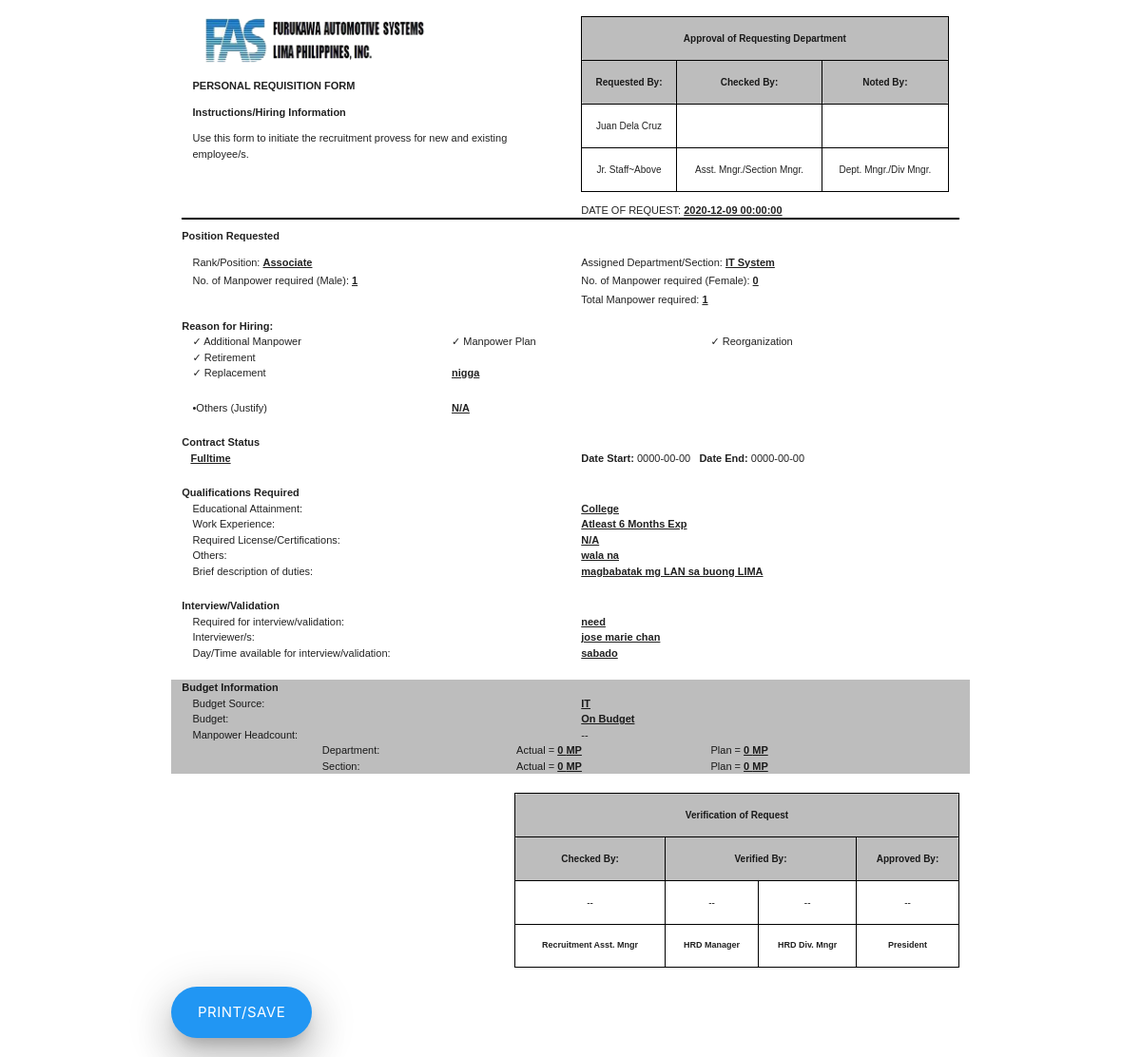
/Forms/preview_prf.php?id=45, run on the app's committed database.
### tables this page shows
CREATE TABLE `tb_request_mp` (
  `id` int(14) NOT NULL,
  `requestor` varchar(500) DEFAULT NULL,
  `requestor_email` varchar(1000) NOT NULL,
  `requesting_position` varchar(200) DEFAULT NULL,
  `assigned_dept` varchar(200) DEFAULT NULL,
  `female_num_mp` int(14) DEFAULT NULL,
  `male_num_mp` int(14) DEFAULT NULL,
  `total_mp` int(14) DEFAULT NULL,
  `contract_status` varchar(500) NOT NULL,
  `date_start` date NOT NULL,
  `date_end` date NOT NULL,
  `education` varchar(1000) NOT NULL,
  `required_license` varchar(1000) NOT NULL,
  `work_exp` varchar(1000) NOT NULL,
  `other_qualification` varchar(1000) NOT NULL,
  `job_duties` varchar(2000) NOT NULL,
  `interview_need` varchar(300) NOT NULL,
  `interviewers` varchar(1000) NOT NULL,
  `availability_for_interview` varchar(1000) NOT NULL,
  `additional_mp` varchar(20) NOT NULL,
  `mp_plan` varchar(20) NOT NULL,
  `reorganization` varchar(20) NOT NULL,
  `promotion` varchar(20) NOT NULL,
  `retirement` varchar(20) NOT NULL,
  `replacement` varchar(20) NOT NULL,
  `replacement_mp_name` varchar(2000) NOT NULL,
  `others` varchar(2000) NOT NULL,
  `budget_source` varchar(200) NOT NULL,
  `budget_status` varchar(200) NOT NULL,
  `actual_mp_dept` int(14) NOT NULL,
  `actual_mp_section` int(14) NOT NULL,
  `plan_mp_dept` int(14) NOT NULL,
  `plan_mp_section` int(14) NOT NULL,
  `approve_check_by` varchar(200) DEFAULT NULL,
  `approve_check_remarks` varchar(100) DEFAULT NULL,
  `approve_noted_by` varchar(200) DEFAULT NULL,
  `approve_noted_remarks` varchar(100) DEFAULT NULL,
  `approval_status` varchar(100) DEFAULT NULL,
  `verify_check_by` varchar(100) DEFAULT NULL,
  `verify_check_remarks` varchar(100) DEFAULT NULL,
  `verify_verifier_manager` varchar(100) DEFAULT NULL,
  `verify_verifier_manager_remarks` varchar(100) DEFAULT NULL,
  `verify_verifier_div_mgr` varchar(100) DEFAULT NULL,
  `verify_verifier_div_mgr_remarks` varchar(100) DEFAULT NULL,
  `cancel_remarks` varchar(1000) DEFAULT NULL,
  `step` varchar(2000) NOT NULL,
  `verification_status` varchar(100) DEFAULT NULL,
  `request_date` datetime NOT NULL
);

### Forms/preview_prf.php (the view, shortened to what this page needs)
<?php
    require_once '../php/Database.php';
    $id = $_GET['id'];
    if(empty($id)){
        echo '<script>window.close()</script>';
    }else{
        $query = "SELECT *FROM tb_request_mp WHERE id = '$id'";
        $stmt = $conn->prepare($query);
        $stmt->execute();
        foreach($stmt->fetchALL() as $x){
            $requestor = $x['requestor'];
            $position = $x['requesting_position'];
            $mp_male_required = $x['male_num_mp'];
            $mp_female_required = $x['female_num_mp'];
            $dept_section = $x['assigned_dept'];
            $contract_stat = $x['contract_status'];
            $educ = $x['education'];
            $work_exp = $x['work_exp'];
            $license = $x['required_license'];
            $other_quali = $x['other_qualification'];
            $duty = $x['job_duties'];
            $interview_req = $x['interview_need'];
            $interviewers = $x['interviewers'];
            $availability_interview = $x['availability_for_interview'];
            $request_date = $x['request_date'];
            $budget_source = $x['budget_source'];
            $budget_status = $x['budget_status'];
            $actual_dept = $x['actual_mp_dept'];
            $actual_section = $x['actual_mp_section'];
            $plan_mp_dept = $x['plan_mp_dept'];
            $plan_mp_section = $x['plan_mp_section'];
            $additional_mp = $x['additional_mp'];
            $mp_plan = $x['mp_plan'];
            $reorganization = $x['reorganization'];
            $retirement = $x['retirement'];
            $replacement = $x['replacement'];
            $replacement_name = $x['replacement_mp_name'];
            $other_reason = $x['others'];
            if($other_reason == ''){
                $other_reason = 'N/A';
            }
        }
    }
?>
<!DOCTYPE html>
<html lang="en">
<head>
    <link rel="stylesheet" href="../node_modules/materialize-css/dist/css/materialize.min.css">
</head>
<body>
    <div class="row container">
        <br>
        <div class="col s12">
            <div class="col s6">
            <img src="../Img/FAS.png" alt="FAS logo" width="250" height="50">
                <p><b>PERSONAL REQUISITION FORM</b></p>
                <b>Instructions/Hiring Information</b>
                <p>Use this form to initiate the recruitment provess for new and existing employee/s.</p>
            </div>
            <div class="col s6">
                <table class="centered" style="border:1.5px solid black;" cellpadding="0">
                    <tr style="border:1.5px solid black;" class="#bdbdbd grey lighten-1">
                        <td colspan="3" style="font-weight:bold;font-size:10px;">Approval of Requesting Department</td>
                    </tr>
                    <tr style="border:1.5px solid black;font-size:12px;" class="#bdbdbd grey lighten-1">
                        <td style="border:1.5px solid black;font-weight:bold;">Requested By:</td>
                        <td style="border:1.5px solid black;font-weight:bold;">Checked By:</td>
                        <td style="border:1.5px solid black;font-weight:bold;">Noted By:</td>
                    </tr>
                    <tr>
                        <td style="border:1.5px solid black;"><?=$requestor;?></td>
                        <td style="border:1.5px solid black;"></td>
                        <td style="border:1.5px solid black;"></td>
                    </tr>
                    <tr style="font-size:10px;">
                        <td style="border:1.5px solid black;">Jr. Staff~Above</td>
                        <td style="border:1.5px solid black;">Asst. Mngr./Section Mngr.</td>
                        <td style="border:1.5px solid black;">Dept. Mngr./Div Mngr.</td>
                    </tr>
                </table>
                <p>DATE OF REQUEST: <u><?=$request_date;?></u></p>
            </div>
        </div>
        <div class="col s12" style="margin-top:-2%;">
            <hr style="border:1px solid black;">
        </div>
        <div class="col s12">
            <b>Position Requested</b>
        </div>
        <div class="col s12">
            <div class="col s6">
                <p>Rank/Position: <u><?=$position;?></u></p>
                <p style="margin-top:-2%;">No. of Manpower required (Male): <u><?=$mp_male_required;?></u></p>
            </div>
            <div class="col s6">
                <p>Assigned Department/Section: <u><?=$dept_section;?></u></p>
                <p style="margin-top:-2%;">No. of Manpower required (Female): <u><?=$mp_female_required;?></u></p>
                <p style="margin-top:-2%;">Total Manpower required: <u><?=$mp_male_required + $mp_female_required;?></u></p>
            </div>
        </div>
        <div class="col s12"><b>Reason for Hiring:</b></div>
        <div class="col s12">
            <?php
                if($additional_mp == 1){
                    echo '<div class="col s4">&check; Additional Manpower</div>';
                }
                if($mp_plan == 1){
                    echo '<div class="col s4">&check; Manpower Plan</div>';
                }
                if($reorganization == 1){
                    echo '<div class="col s4">&check; Reorganization</div>';
                }
                if($retirement == 1){
                    echo '<div class="col s4">&check; Retirement</div>';
                }
                if($replacement == 1){
                    echo '<div class="row">';
                    echo '<div class="col s12">';
                    echo '<div class="col s4">&check; Replacement</div>';
                    echo '<div class="col s8"><u>'.$replacement_name.'</u></div>';
                    echo '</div>';
                    echo '</div>';
                }
            ?>
            <div class="row">
            <div class="col s12">
                <div class="col s4">&bullet;Others (Justify)</div>
                <div class="col s8"><u><?=$other_reason;?></u></div>
            </div>
            </div>
        </div>
        <div class="row">
            <div class="col s12"><b>Contract Status</b></div>
            <div class="col s6">
                &nbsp;&nbsp;&nbsp;<u><?=$contract_stat?></u>
            </div>
            <div class="col s6">
                <b>Date Start:</b> 0000-00-00 <b> &nbsp; Date End:</b> 0000-00-00
            </div>
        </div>
        <div class="row">
            <div class="col s12"><b>Qualifications Required</b></div>
        <div class="col s12">
           <div class="col s6">Educational Attainment:</div>
           <div class="col s6"><u><?=$educ;?></u></div>
        </div>
        <div class="col s12">
           <div class="col s6">Work Experience:</div>
           <div class="col s6"><u><?=$work_exp; ?></u></div>
        </div>
        <div class="col s12">
           <div class="col s6">Required License/Certifications:</div>
           <div class="col s6"><u><?=$license;?></u></div>
        </div>
        <div class="col s12">
           <div class="col s6">Others:</div>
           <div class="col s6"><u><?=$other_quali;?></u></div>
        </div>
        <div class="col s12">
           <div class="col s6">Brief description of duties:</div>
           <div class="col s6"><u><?=$duty;?></u></div>
        </div>
    </div>
        <div class="row">
            <div class="col s12"><b>Interview/Validation</b></div>
        <div class="col s12">
           <div class="col s6">Required for interview/validation:</div>
           <div class="col s6"><u><?=$interview_req;?></u></div>
        </div>
        <div class="col s12">
           <div class="col s6">Interviewer/s:</div>
           <div class="col s6"><u><?=$interviewers;?></u></div>
        </div>
        <div class="col s12">
           <div class="col s6">Day/Time available for interview/validation:</div>
           <div class="col s6"><u><?=$availability_interview;?></u></div>
        </div>
        </div>
    <div class="row #bdbdbd grey lighten-1">
        <div class="col s12"><b>Budget Information</b></div>
        <div class="col s12">
           <div class="col s6">Budget Source:</div>
           <div class="col s6"><u><?=$budget_source;?></u></div>
        </div>
        <div class="col s12">
           <div class="col s6">Budget:</div>
           <div class="col s6"><u><?=$budget_status;?></u></div>
        </div>
        <div class="col s12">
           <div class="col s6">Manpower Headcount:</div>
           <div class="col s6">--</div>
        </div>
        <div class="col s12">
            <div class="col s2"></div>
            <div class="col s3">Department:</div>
            <div class="col s3">Actual = <u><?=$actual_dept;?> MP</u></div>
            <div class="col s4">Plan = <u><?=$plan_mp_dept;?> MP</u></div>
        </div>
        <div class="col s12">
            <div class="col s2"></div>
            <div class="col s3">Section:</div>
            <div class="col s3">Actual = <u><?=$actual_section;?> MP</u></div>
            <div class="col s4">Plan = <u><?=$plan_mp_section;?> MP</u></div>
        </div>
    </div>
    <div class="row">
        <div class="co s12">
            <div class="col s5"></div>
            <div class="col s7">
                <table class="centered" style="border:1px solid black;" cellpadding="0" cellspacing="0">
                    <tr class="#bdbdbd grey lighten-1">
                        <td colspan="4" style="border:1px solid black;font-weight:bold;">Verification of Request</td>
                    </tr>
                    <tr class="#bdbdbd grey lighten-1">
                        <td style="border:1px solid black;font-weight:bold;">Checked By:</td>
                        <td colspan="2" style="border:1px solid black;font-weight:bold;">Verified By:</td>
                        <td style="border:1px solid black;font-weight:bold;">Approved By:</td>
                    </tr>
                    <tr>
                        <td style="border:1px solid black;">--</td>
                        <td style="border:1px solid black;">--</td>
                        <td style="border:1px solid black;">--</td>
                        <td style="border:1px solid black;">--</td>
                    </tr>
                    <tr>
                        <td style="border:1px solid black;font-weight:bold;font-size:9px;">Recruitment Asst. Mngr</td>
                        <td style="border:1px solid black;font-weight:bold;font-size:9px;">HRD Manager</td>
                        <td style="border:1px solid black;font-weight:bold;font-size:9px;">HRD Div. Mngr</td>
                        <td style="border:1px solid black;font-weight:bold;font-size:9px;">President</td>
                    </tr>
                </table>
            </div>
        </div>
    </div>
    <button class="btn-large blue z-depth-5" id="print_btn" onclick="print_docs()" style="border-radius:30px;">Print/Save</button>
    </div>
</body>
</html>

### Forms/preview_prf.php (style rules this page uses)
body { font-family:arial; font-size:11px; }
td { font-size:10px; }
u { font-weight:bold; }

### data on the page
tb_request_mp: requestor "Juan Dela Cruz", request_date "2020-12-09 00:00:00", requesting_position "Associate", male_num_mp "1", assigned_dept "IT System", female_num_mp "0", $mp_male_required + $mp_female_required "1", replacement_mp_name "nigga", others "N/A", contract_status "Fulltime", education "College", work_exp "Atleast 6 Months Exp", required_license "N/A", other_qualification "wala na", job_duties "magbabatak mg LAN sa buong LIMA", interview_need "need", interviewers "jose marie chan", availability_for_interview "sabado", budget_source "IT", budget_status "On Budget", actual_mp_dept "0", plan_mp_dept "0", actual_mp_section "0", plan_mp_section "0"
